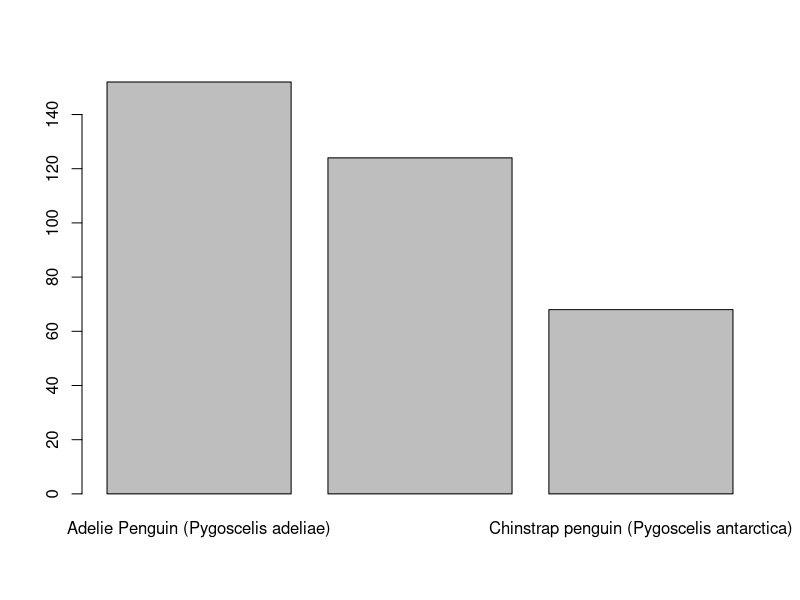

Generate this figure with R:
## ---- chunk 1
pingouins <- read.csv("../../raw/pingouins.csv", check.names = FALSE)
## ---- chunk 2
# Ceci est un commentaire qui ne sera pas exécuté
# La ligne suivante sera exécutée
2 + 2
## ---- chunk 3
read.csv("../../raw/pingouins.csv", check.names = FALSE)
## ---- chunk 4
# Afficher les premieres lignes du tableau
head(pingouins)

# Afficher les dernieres lignes du tableau
tail(pingouins)

# Afficher la structure du tableau
str(pingouins)
## ---- chunk 5
# Afficher les premiers elements d'une variable
head(pingouins$`Masse corporelle (g)`)

# Afficher les derniers elements d'une variable
tail(pingouins$`Masse corporelle (g)`)

# Afficher le type, le nombre d'elements et les premiers elements d'une variable
str(pingouins$`Masse corporelle (g)`)

# Afficher le type de variable
typeof(pingouins$`Masse corporelle (g)`)
## ---- chunk 6
summary(pingouins)
## ---- chunk 7
# Extraire les elements uniques d'une variable
unique(pingouins$Espece)

# Compter le nombre d'elements uniques d'une variable
length(unique(pingouins$Espece))
## ---- chunk 8
# Transformer un vecteur en facteur
pingouins$`Echantillon Numero` <- as.factor(pingouins$`Echantillon Numero`)
pingouins$Espece <- as.factor(pingouins$Espece)
pingouins$Ile <- as.factor(pingouins$Ile)

## ---- chunk 9
summary(pingouins)
## ---- chunk 10
# Selectionner la 3e ligne et la 5e colonne : 
pingouins[3, 5]

# Selectionner la 3e ligne : 
pingouins[3, ]

# Selectionner la 5e colonne : 
pingouins[, 5]

# Selectionner les lignes 40 à 45 : 
pingouins[40:45, ]

# Selectionner les colonnes 2 et 4 : 
pingouins[, c(2, 4)]

# Selectionner les lignes 50 et 100 à 105 : 
pingouins[c(50, 100:105), ]
  
# Selectionner le 45e element de la variable Ile
pingouins$Ile[45]

## ---- chunk 11
especes <- unique(pingouins$Espece)
## ---- chunk 12
adelie <- pingouins[pingouins$Espece == especes[1], ]
gentoo <- pingouins[pingouins$Espece == especes[2], ]
chinstrap <- pingouins[pingouins$Espece == especes[3], ]
## ---- chunk 13
nb_ind <- c(nrow(adelie), nrow(gentoo), nrow(chinstrap))
## ---- chunk 14
names(nb_ind) <- especes
## ---- chunk 15
barplot(nb_ind)
